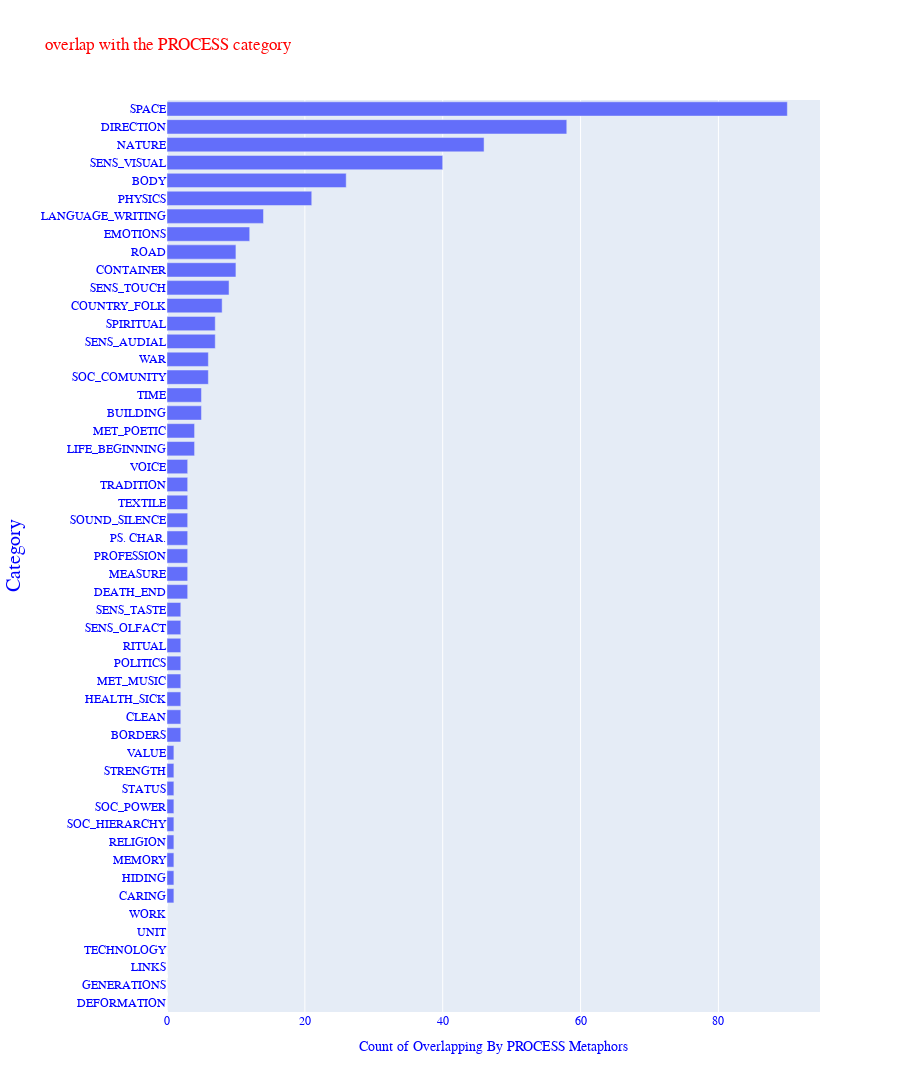

This figure's notebook cell:
### Code cell
fig = px.bar(x=PROCESS.values(), y=PROCESS.keys(), orientation='h',title="overlap with the PROCESS category", height=1500,
             labels=dict(x="Count of Overlapping By PROCESS Metaphors", y="Category"))
fig.update_traces(marker=dict(size=2),
                  selector=dict(mode='markers'))
fig.update_yaxes( showticklabels=True, title_font_size=20, automargin = True)
fig.update_layout(
    font_family="Courier New",
    font_color="blue",
    title_font_family="Times New Roman",
    title_font_color="red",
    legend_title_font_color="green"
)
fig.show()

### Figure 1 — Plotly figure (JSON) as saved in the notebook; plotly's stock layout.template omitted (floating-point values rounded to 4 significant figures)
{"data": [{"alignmentgroup": "True", "hovertemplate": "Count of Overlapping By PROCESS Metaphors=%{x}<br>Category=%{y}<extra></extra>", "legendgroup": "", "marker": {"color": "#636efa"}, "name": "", "offsetgroup": "", "orientation": "h", "showlegend": false, "textposition": "auto", "type": "bar", "x": [0, 0, 0, 0, 0, 0, 1, 1, 1, 1, 1, 1, 1, 1, 1, 2, 2, 2, 2, 2, 2, 2, 2, 3, 3, 3, 3, 3, 3, 3, 3, 4, 4, 5, 5, 6, 6, 7, 7, 8, 9, 10, 10, 12, 14, 21, 26, 40, 46, 58, 90], "xaxis": "x", "y": ["DEFORMATION", "GENERATIONS", "LINKS", "TECHNOLOGY", "UNIT", "WORK", "CARING", "HIDING", "MEMORY", "RELIGION", "SOC_HIERARCHY", "SOC_POWER", "STATUS", "STRENGTH", "VALUE", "BORDERS", "CLEAN", "HEALTH_SICK", "MET_MUSIC", "POLITICS", "RITUAL", "SENS_OLFACT", "SENS_TASTE", "DEATH_END", "MEASURE", "PROFESSION", "PS. CHAR.", "SOUND_SILENCE", "TEXTILE", "TRADITION", "VOICE", "LIFE_BEGINNING", "MET_POETIC", "BUILDING", "TIME", "SOC_COMUNITY", "WAR", "SENS_AUDIAL", "SPIRITUAL", "COUNTRY_FOLK", "SENS_TOUCH", "CONTAINER", "ROAD", "EMOTIONS", "LANGUAGE_WRITING", "PHYSICS", "BODY", "SENS_VISUAL", "NATURE", "DIRECTION", "SPACE"], "yaxis": "y"}], "layout": {"barmode": "relative", "font": {"color": "blue", "family": "Courier New"}, "height": 1500, "legend": {"title": {"font": {"color": "green"}}, "tracegroupgap": 0}, "title": {"font": {"color": "red", "family": "Times New Roman"}, "text": "overlap with the PROCESS category"}, "xaxis": {"anchor": "y", "domain": [0, 1], "title": {"text": "Count of Overlapping By PROCESS Metaphors"}}, "yaxis": {"anchor": "x", "automargin": true, "domain": [0, 1], "showticklabels": true, "title": {"font": {"size": 20}, "text": "Category"}}}}
